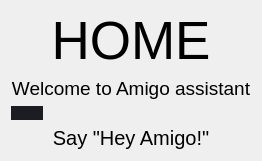
                  <widget class="QWidget" name="page_home">
                   <layout class="QVBoxLayout" name="verticalLayout_10">
                    <item>
                     <widget class="QLabel" name="label_6">
                      <property name="font">
                       <font>
                        <family>Segoe UI</family>
                        <pointsize>40</pointsize>
                       </font>
                      </property>
                      <property name="styleSheet">
                       <string notr="true"/>
                      </property>
                      <property name="text">
                       <string>HOME</string>
                      </property>
                      <property name="alignment">
                       <set>Qt::AlignCenter</set>
                      </property>
                     </widget>
                    </item>
                    <item>
                     <widget class="QLabel" name="label">
                      <property name="font">
                       <font>
                        <family>Segoe UI</family>
                        <pointsize>14</pointsize>
                       </font>
                      </property>
                      <property name="text">
                       <string>Welcome to Amigo assistant</string>
                      </property>
                      <property name="alignment">
                       <set>Qt::AlignCenter</set>
                      </property>
                     </widget>
                    </item>
                    <item>
                     <widget class="QPushButton" name="pushButton_2">
                      <property name="sizePolicy">
                       <sizepolicy hsizetype="Fixed" vsizetype="Fixed">
                        <horstretch>0</horstretch>
                        <verstretch>0</verstretch>
                       </sizepolicy>
                      </property>
                      <property name="styleSheet">
                       <string notr="true">QPushButton {
	background-image: url(:/24x24/icons/24x24/cil-menu.png);
	background-position: center;
	background-repeat: no-reperat;
	border: none;
	background-color: rgb(27, 29, 35);
}
QPushButton:hover {
	background-color: rgb(33, 37, 43);
}
QPushButton:pressed {	
	background-color: rgb(85, 170, 255);
}</string>
                      </property>
                      <property name="text">
                       <string/>
                      </property>
                     </widget>
                    </item>
                    <item>
                     <widget class="QLabel" name="label_7">
                      <property name="font">
                       <font>
                        <family>Segoe UI</family>
                        <pointsize>15</pointsize>
                       </font>
                      </property>
                      <property name="text">
                       <string>Say &quot;Hey Amigo!&quot;</string>
                      </property>
                      <property name="alignment">
                       <set>Qt::AlignCenter</set>
                      </property>
                     </widget>
                    </item>
                   </layout>
                  </widget>
